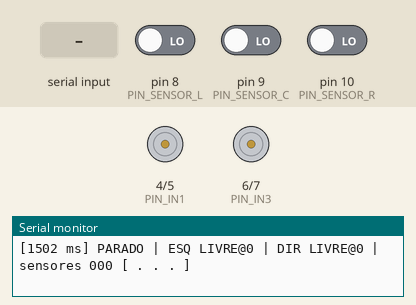
This sketch was run on a simulated Arduino Uno, built with avr-gcc and run on an emulated ATmega328P. Shown: motor-driver pin pairs drawn as motors (green arrow = first pin HIGH = forward, orange = second pin HIGH = backward, longer = more drive, scaled by the enable pin), the last lines printed to the serial monitor. The test bench sets the inputs (shaded band); at power-on: pin 8 (PIN_SENSOR_L) LOW, pin 9 (PIN_SENSOR_C) LOW, pin 10 (PIN_SENSOR_R) LOW.

Above: at 1.7 s.
1.8 s: byte 112 ('p') received over Serial
At 3.57 s:
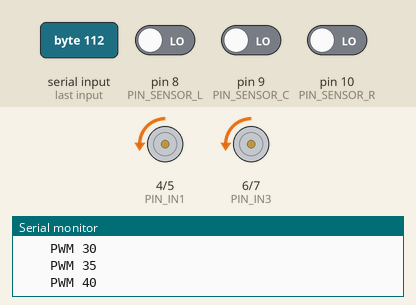
10.8 s: "b\n" received over Serial
13.8 s: byte 108 ('l') received over Serial
At 14.5 s:
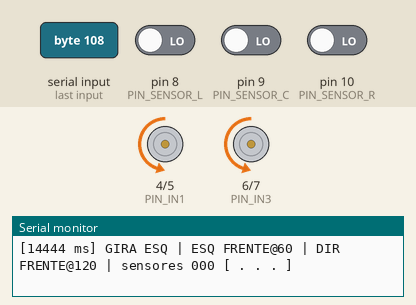
15.3 s: byte 114 ('r') received over Serial
16.8 s: byte 49 ('1') received over Serial
At 17.9 s:
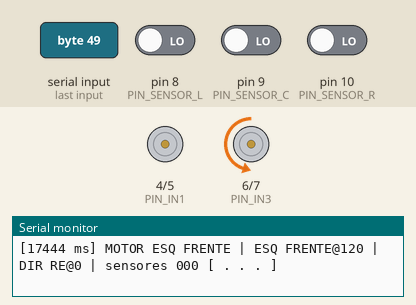
18.3 s: byte 50 ('2') received over Serial
At 19.1 s:
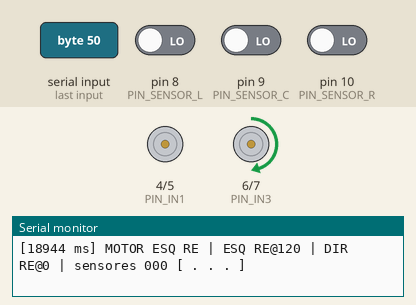
Timing chart, 0 to 20.8 s (numbered marks = the images above; inputs shaded):
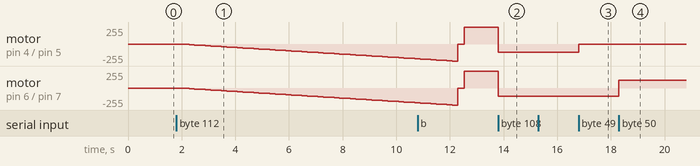

Measured:
- after the input at 1.8 s, motor on pin 4 (PIN_IN1) / pin 5 (PIN_IN2), motor on pin 6 (PIN_IN3) / pin 7 (PIN_IN4): moves from stopped to backward 220/255 over 8.6 s, starting after 0.28 s
- after the input at 13.8 s, motor on pin 4 (PIN_IN1) / pin 5 (PIN_IN2), motor on pin 6 (PIN_IN3) / pin 7 (PIN_IN4): forward 250/255 → backward 120/255 at once
- after the input at 16.8 s, motor on pin 4 (PIN_IN1) / pin 5 (PIN_IN2): backward 120/255 → stopped at once
- after the input at 18.3 s, motor on pin 6 (PIN_IN3) / pin 7 (PIN_IN4): backward 120/255 → forward 120/255 at once

The sketch:

debug_ponte_h.ino
```cpp
/*
 * debug_ponte_h.ino - bancada de testes manual da ponte H (L298N)
 * ---------------------------------------------------------------
 * Mesma pinagem do firmware principal (arduino_agent_sensors.ino):
 *
 *   D3 = ENA (PWM canal A) · D4 = IN1 · D5 = IN2
 *   D11 = ENB (PWM canal B) · D6 = IN3 · D7 = IN4
 *   D8/D9/D10 = sensores IR (ESQ / centro / DIR)
 *
 * ATENCAO - fiacao real deste chassi (diagnostico de bancada):
 *   os canais estao TROCADOS e os dois motores INVERTIDOS:
 *     roda ESQUERDA <- canal B (IN3/IN4/ENB), frente = IN3 0 / IN4 1
 *     roda DIREITA  <- canal A (IN1/IN2/ENA), frente = IN1 0 / IN2 1
 *   O software ja compensa isso (funcao wheel()); nao mexer nos fios.
 *
 * O que imprime no serial (9600 baud):
 *   - relatorio continuo, 1 linha a cada REPORT_MS (ligado por padrao; 'v' alterna):
 *       [ 1234 ms] FRENTE | ESQ FRENTE@120 | DIR FRENTE@120 | sensores 010 [ . X . ]
 *   - bloco detalhado a cada tecla, com os pinos de direcao um a um:
 *       > tecla 'f' -> [ 1234 ms] modo=FRENTE
 *           ESQ: FRENTE  pwm=120  (D6=0 D7=1)
 *           DIR: FRENTE  pwm=120  (D4=0 D5=1)
 *           sensores D8/D9/D10: L=0 C=1 R=0  [ . X . ]  estado=2  (0=branco, 1=preto)
 *
 *   Sentido: FRENTE / RE (re) / LIVRE (coast) / FREIO, ja na convencao do
 *   chassi (mapeamento corrigido por software para a fiacao real).
 *
 * Uso:
 *   1. Suba este sketch no Arduino (nao interfere no firmware).
 *   2. Abra o Monitor Serial a 9600 baud.
 *   3. Digite uma tecla e pressione Enter.
 *
 * Comandos:
 *   f = frente             b = re
 *   l = gira esquerda      r = gira direita
 *   s = parar
 *   1/2 = motor ESQ frente/re      3/4 = motor DIR frente/re
 *   + / - = PWM +-20 (reaplica na hora)
 *   p = rampa de PWM 0->255 nos dois motores
 *       (acha o PWM minimo em que cada roda sai do lugar;
 *        anote e ajuste SPEED_BASE/SPEED_TURN no firmware)
 *   v = liga/desliga relatorio continuo (ligado por padrao)
 *   h = ajuda
 *
 * Checklist de bancada:
 *   - GND do Arduino LIGADO ao GND da fonte dos motores (terra comum).
 *   - Jumpers ENA/ENB do modulo L298N REMOVIDOS, senao o enable fica
 *     fixo em 5V e o PWM nao controla a velocidade.
 *   - Motores alimentados por fonte externa (nao pelo 5V do Arduino).
 */

// ===================== PIN CONFIG (igual ao firmware principal) =====================

#define PIN_SENSOR_L 8
#define PIN_SENSOR_C 9
#define PIN_SENSOR_R 10

#define PIN_ENA  3
#define PIN_IN1  4
#define PIN_IN2  5
#define PIN_IN3  6
#define PIN_IN4  7
#define PIN_ENB 11

// ===================== AJUSTES =====================

#define SPEED_DEFAULT 120
#define PWM_STEP      20
#define REPORT_MS     500   // periodo do relatorio continuo

int pwm_left  = SPEED_DEFAULT;   // velocidade PEDIDA (modos manuais)
int pwm_right = SPEED_DEFAULT;

bool report_on = true;           // relatorio continuo ligado por padrao ('v' alterna)
unsigned long last_report = 0;

// Ultimo modo pedido (para o + / - reaplicar na hora)
enum Mode {
  M_STOP, M_FWD, M_BACK, M_LEFT, M_RIGHT,
  M_LFWD, M_LBACK, M_RFWD, M_RBACK
};
Mode mode = M_STOP;

// Ultimo PWM APLICADO em cada motor (para o relatorio)
int cur_pwm_left  = 0;
int cur_pwm_right = 0;

// ===================== MOTOR =====================

// Aciona UMA roda respeitando a fiacao real do chassi:
//   ESQUERDA = canal B (IN3/IN4/ENB), invertida -> frente = IN3 LOW / IN4 HIGH
//   DIREITA  = canal A (IN1/IN2/ENA), invertida -> frente = IN1 LOW / IN2 HIGH
void wheel(bool left, bool fwd, int speed) {
  if (left) {
    digitalWrite(PIN_IN3, fwd ? LOW : HIGH);
    digitalWrite(PIN_IN4, fwd ? HIGH : LOW);
    analogWrite(PIN_ENB, speed);
  } else {
    digitalWrite(PIN_IN1, fwd ? LOW : HIGH);
    digitalWrite(PIN_IN2, fwd ? HIGH : LOW);
    analogWrite(PIN_ENA, speed);
  }
}

// Zera os PWMs antes de trocar a direcao (evita tranco/reverso brusco)
void run(bool left_fwd, int left_speed, bool right_fwd, int right_speed) {
  analogWrite(PIN_ENA, 0);
  analogWrite(PIN_ENB, 0);
  wheel(true,  left_fwd,  left_speed);
  wheel(false, right_fwd, right_speed);
  cur_pwm_left  = left_speed;
  cur_pwm_right = right_speed;
}

void stop_all() {
  digitalWrite(PIN_IN1, LOW);
  digitalWrite(PIN_IN2, LOW);
  digitalWrite(PIN_IN3, LOW);
  digitalWrite(PIN_IN4, LOW);
  analogWrite(PIN_ENA, 0);
  analogWrite(PIN_ENB, 0);
  cur_pwm_left  = 0;
  cur_pwm_right = 0;
}

void apply_mode() {
  switch (mode) {
    case M_STOP:  stop_all();                            break;
    case M_FWD:   run(true,  pwm_left,     true,  pwm_right);    break;
    case M_BACK:  run(false, pwm_left,     false, pwm_right);    break;
    case M_LEFT:  run(true,  pwm_left / 2, true,  pwm_right);    break;
    case M_RIGHT: run(true,  pwm_left,     true,  pwm_right / 2); break;
    case M_LFWD:  run(true,  pwm_left,     false, 0);            break;
    case M_LBACK: run(false, pwm_left,     false, 0);            break;
    case M_RFWD:  run(false, 0,            true,  pwm_right);    break;
    case M_RBACK: run(false, 0,            false, pwm_right);    break;
  }
}

const char* mode_name() {
  switch (mode) {
    case M_STOP:  return "PARADO";
    case M_FWD:   return "FRENTE";
    case M_BACK:  return "RE";
    case M_LEFT:  return "GIRA ESQ";
    case M_RIGHT: return "GIRA DIR";
    case M_LFWD:  return "MOTOR ESQ FRENTE";
    case M_LBACK: return "MOTOR ESQ RE";
    case M_RFWD:  return "MOTOR DIR FRENTE";
    case M_RBACK: return "MOTOR DIR RE";
  }
  return "?";
}

// ===================== RELATORIO =====================

// Traduz o par de pinos de direcao para o sentido da RODA
// (motores invertidos no chassi -> frente = LOW/HIGH nos dois canais)
const char* dir_name(int in_a, int in_b) {
  if (in_a == LOW  && in_b == HIGH) return "FRENTE";
  if (in_a == HIGH && in_b == LOW)  return "RE";
  if (in_a == LOW  && in_b == LOW)  return "LIVRE";
  return "FREIO";
}

// Leitura codificada: (L << 2) | (C << 1) | R  ->  0..7
int sensor_state() {
  return (digitalRead(PIN_SENSOR_L) << 2) |
         (digitalRead(PIN_SENSOR_C) << 1) |
          digitalRead(PIN_SENSOR_R);
}

char sensor_char(int v) {
  return v ? 'X' : '.';   // X = preto (linha) · . = branco
}

void print_sensors() {
  int s = sensor_state();
  int l = (s >> 2) & 1;
  int c = (s >> 1) & 1;
  int r = s & 1;
  Serial.print(F("    sensores D8/D9/D10: L="));
  Serial.print(l);
  Serial.print(F(" C="));
  Serial.print(c);
  Serial.print(F(" R="));
  Serial.print(r);
  Serial.print(F("  [ "));
  Serial.print(sensor_char(l));
  Serial.print(' ');
  Serial.print(sensor_char(c));
  Serial.print(' ');
  Serial.print(sensor_char(r));
  Serial.print(F(" ]  estado="));
  Serial.print(s);
  Serial.println(F("  (0=branco, 1=preto)"));
}

// Uma linha por motor: sentido comandado + PWM + nivel dos pinos
void print_motor(const char* label, int pin_a, int pin_b, int pwm) {
  int a = digitalRead(pin_a);
  int b = digitalRead(pin_b);
  Serial.print(F("    "));
  Serial.print(label);
  Serial.print(F(": "));
  Serial.print(dir_name(a, b));
  Serial.print(F("  pwm="));
  Serial.print(pwm);
  Serial.print(F("  (D"));
  Serial.print(pin_a);
  Serial.print('=');
  Serial.print(a);
  Serial.print(F(" D"));
  Serial.print(pin_b);
  Serial.print('=');
  Serial.print(b);
  Serial.println(')');
}

// Bloco detalhado (a cada tecla)
void print_status() {
  Serial.print(F("["));
  Serial.print(millis());
  Serial.print(F(" ms] modo="));
  Serial.println(mode_name());
  print_motor("ESQ", PIN_IN3, PIN_IN4, cur_pwm_left);   // esquerda = canal B
  print_motor("DIR", PIN_IN1, PIN_IN2, cur_pwm_right);  // direita  = canal A
  print_sensors();
}

// Linha compacta do relatorio continuo (mostra tudo sem apertar nada)
void print_report() {
  int s = sensor_state();
  Serial.print(F("["));
  Serial.print(millis());
  Serial.print(F(" ms] "));
  Serial.print(mode_name());
  Serial.print(F(" | ESQ "));
  Serial.print(dir_name(digitalRead(PIN_IN3), digitalRead(PIN_IN4)));
  Serial.print('@');
  Serial.print(cur_pwm_left);
  Serial.print(F(" | DIR "));
  Serial.print(dir_name(digitalRead(PIN_IN1), digitalRead(PIN_IN2)));
  Serial.print('@');
  Serial.print(cur_pwm_right);
  Serial.print(F(" | sensores "));
  Serial.print((s >> 2) & 1);
  Serial.print((s >> 1) & 1);
  Serial.print(s & 1);
  Serial.print(F(" [ "));
  Serial.print(sensor_char((s >> 2) & 1));
  Serial.print(' ');
  Serial.print(sensor_char((s >> 1) & 1));
  Serial.print(' ');
  Serial.print(sensor_char(s & 1));
  Serial.println(F(" ]"));
}

void help() {
  Serial.println();
  Serial.println(F("=== DEBUG PONTE H (L298N) ==="));
  Serial.println(F("  f=frente  b=re  l=gira esq  r=gira dir  s=parar"));
  Serial.println(F("  1/2=motor ESQ frente/re   3/4=motor DIR frente/re"));
  Serial.println(F("  + / - = PWM +-20       p = rampa de PWM"));
  Serial.println(F("  v = liga/desliga relatorio continuo   h = ajuda"));
  Serial.println(F("  relatorio: [ms] modo | ESQ dir@pwm | DIR dir@pwm | sensores LCR [visual]"));
  Serial.println(F("  mapeamento ja corrigido p/ a fiacao do chassi (canais trocados)"));
  Serial.println();
}

// ===================== RAMPA DE PWM =====================

void pwm_ramp() {
  mode = M_STOP;
  stop_all();
  Serial.println(F("[p] rampa 0->255 nos dois motores (passo 5, ~10s)"));
  Serial.println(F("    anote o primeiro valor em que CADA roda comeca a girar"));
  for (int v = 0; v <= 255; v += 5) {
    run(true, v, true, v);
    Serial.print(F("    PWM "));
    Serial.println(v);
    delay(200);
  }
  stop_all();
  Serial.println(F("    rampa concluida. Motores parados."));
  print_status();
}

// ===================== MAIN =====================

void setup() {
  pinMode(PIN_SENSOR_L, INPUT);
  pinMode(PIN_SENSOR_C, INPUT);
  pinMode(PIN_SENSOR_R, INPUT);

  pinMode(PIN_ENA, OUTPUT);
  pinMode(PIN_IN1, OUTPUT);
  pinMode(PIN_IN2, OUTPUT);
  pinMode(PIN_IN3, OUTPUT);
  pinMode(PIN_IN4, OUTPUT);
  pinMode(PIN_ENB, OUTPUT);
  stop_all();

  Serial.begin(9600);
  help();
  print_status();
  last_report = millis();
}

void loop() {
  // relatorio continuo: mostra o que esta ocorrendo sem precisar apertar nada
  if (report_on && millis() - last_report >= REPORT_MS) {
    last_report = millis();
    print_report();
  }

  if (!Serial.available()) return;

  char c = Serial.read();
  if (c == '\r' || c == '\n' || c == ' ') return;

  // eco do comando antes do status detalhado
  Serial.print(F("> tecla '"));
  Serial.print(c);
  Serial.print(F("' -> "));

  switch (c) {
    case 'f': mode = M_FWD;   apply_mode(); print_status(); break;
    case 'b': mode = M_BACK;  apply_mode(); print_status(); break;
    case 'l': mode = M_LEFT;  apply_mode(); print_status(); break;
    case 'r': mode = M_RIGHT; apply_mode(); print_status(); break;
    case 's': mode = M_STOP;  apply_mode(); print_status(); break;

    case '1': mode = M_LFWD;  apply_mode(); print_status(); break;
    case '2': mode = M_LBACK; apply_mode(); print_status(); break;
    case '3': mode = M_RFWD;  apply_mode(); print_status(); break;
    case '4': mode = M_RBACK; apply_mode(); print_status(); break;

    case '+':
      pwm_left  = min(255, pwm_left  + PWM_STEP);
      pwm_right = min(255, pwm_right + PWM_STEP);
      apply_mode();
      print_status();
      break;
    case '-':
      pwm_left  = max(0, pwm_left  - PWM_STEP);
      pwm_right = max(0, pwm_right - PWM_STEP);
      apply_mode();
      print_status();
      break;

    case 'p': pwm_ramp(); break;

    case 'v':
      report_on = !report_on;
      Serial.print(F("[v] relatorio continuo: "));
      Serial.println(report_on ? F("LIGADO") : F("DESLIGADO"));
      break;

    case 'h': help(); print_status(); break;

    default:
      Serial.print(F("comando desconhecido: '"));
      Serial.print(c);
      Serial.println(F("'  (aperte h)"));
      break;
  }
}
```
